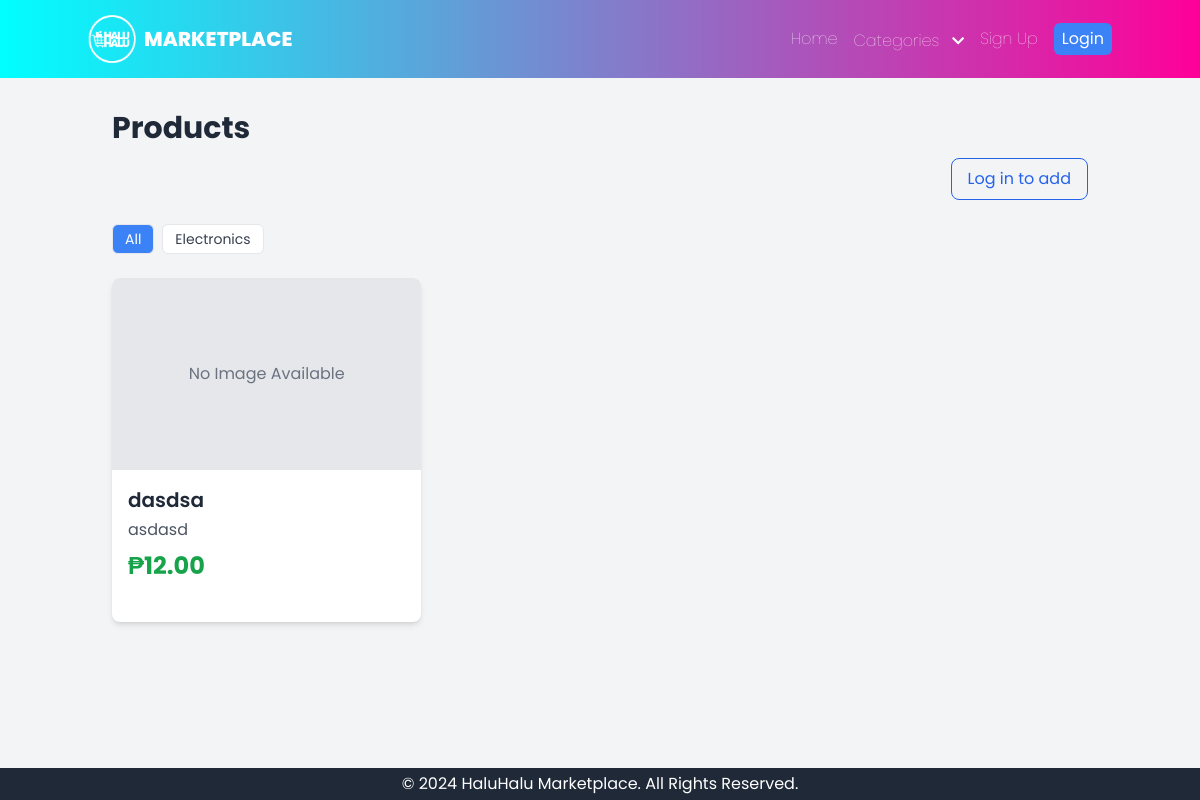
/products/, run on an earlier commit of the app's database.
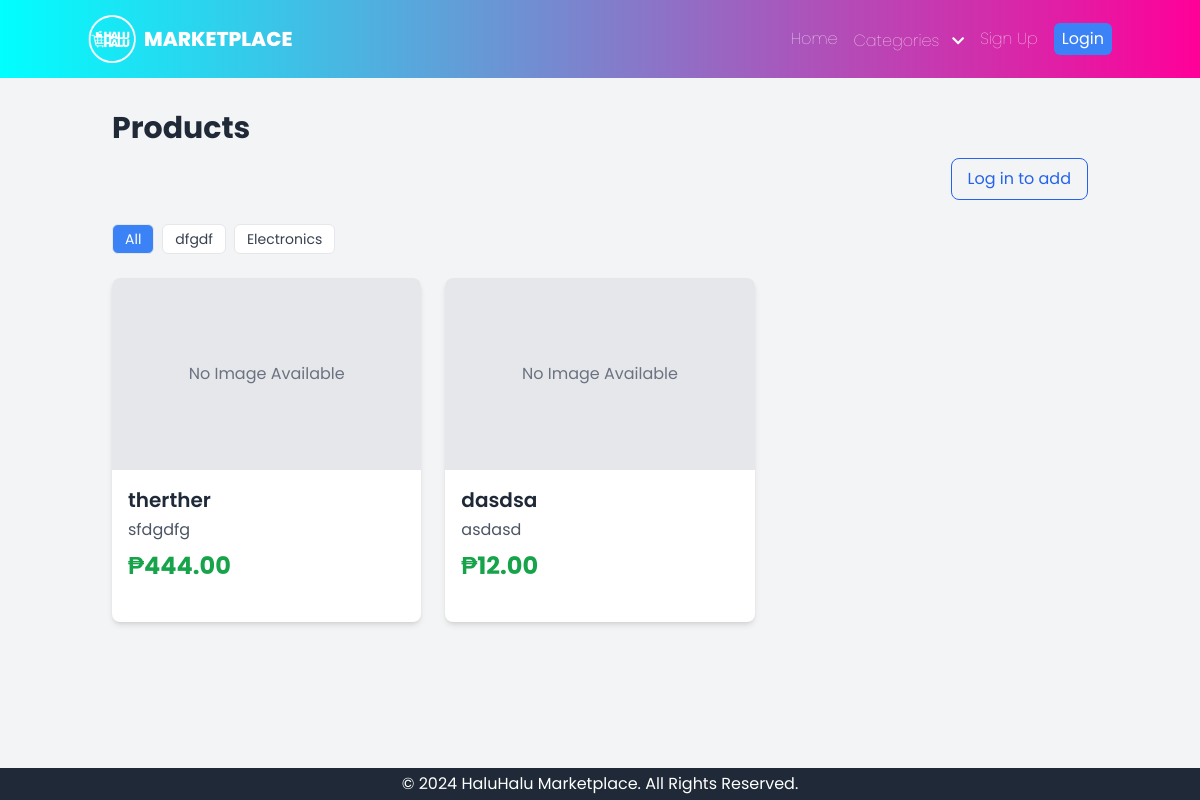
And on a later commit of the database.
### core/models.py (models this page shows, shortened)
class Product(models.Model):
    title = models.CharField(max_length=255)
    description = models.TextField()
    price = models.DecimalField(max_digits=10, decimal_places=2)
    category = models.CharField(max_length=100)
    image = models.ImageField(upload_to='product_images/', blank=True, null=True)
    is_sold = models.BooleanField(default=False)
    seller = models.ForeignKey(settings.AUTH_USER_MODEL, on_delete=models.CASCADE, related_name='products')
    posted_at = models.DateTimeField(auto_now_add=True)
    is_public = models.BooleanField(default=True)
    class Meta:
        ordering = ['-posted_at']

### core/views.py (the view)
# urls.py: path('products/', ProductListView.as_view(), name='product_list'),
class ProductListView(ListView):
    model = Product
    template_name = 'core/product_list.html'
    context_object_name = 'products'
    paginate_by = 10
    def get_queryset(self):
        queryset = super().get_queryset()
        category_name = self.kwargs.get('category_name')
        if category_name:
            queryset = queryset.filter(category__iexact=category_name)
        return queryset
    def get_context_data(self, **kwargs):
        context = super().get_context_data(**kwargs)
        context['selected_category'] = self.kwargs.get('category_name')
        context['categories'] = Product.objects.values_list('category', flat=True).distinct()
        return context

### core/context_processors.py (called while the page is built)
def categories_processor(request):
    unique_categories = Product.objects.values_list('category', flat=True).distinct().order_by('category')
    return {'categories': unique_categories}

### core/templates/core/product_list.html (shortened to what this page needs)
{% extends 'base.html' %}
{% block content %}
<h1 class="text-3xl font-bold text-gray-800 mb-3">Products</h1>
<div class="mb-6 flex justify-end">
  {% if user.is_authenticated %}
    <a href="{% url 'product_add' %}"
       class="inline-flex items-center gap-2 px-4 py-2 rounded-lg bg-blue-600 text-white hover:bg-blue-700">
      <span class="text-xl leading-none">＋</span> Add Product
    </a>
  {% else %}
    <a href="{% url 'login' %}?next={% url 'product_add' %}"
       class="inline-flex items-center gap-2 px-4 py-2 rounded-lg border border-blue-600 text-blue-600 hover:bg-blue-50">
      Log in to add
    </a>
  {% endif %}
</div>
<div class="mb-6 flex flex-wrap gap-2">
    <a href="{% url 'product_list' %}"
       class="px-3 py-1 rounded-md text-sm border {% if not selected_category %}bg-blue-500 text-white{% else %}bg-white text-gray-700 hover:bg-gray-100{% endif %}">
        All
    </a>
    {% for category in categories %}
        <a href="{% url 'category_list' category %}"
           class="px-3 py-1 rounded-md text-sm border {% if selected_category == category %}bg-blue-500 text-white{% else %}bg-white text-gray-700 hover:bg-gray-100{% endif %}">
            {{ category }}
        </a>
    {% endfor %}
</div>
<div class="grid grid-cols-1 sm:grid-cols-2 lg:grid-cols-3 xl:grid-cols-4 gap-6">
    {% for product in products %}
        <div class="bg-white rounded-lg shadow-md overflow-hidden transition-transform duration-200 hover:scale-105">
            <a href="{% url 'product_detail' product.pk %}">
                {% if product.image %}
                    <img src="{{ product.image.url }}" alt="{{ product.title }}" class="w-full h-48 object-cover">
                {% else %}
                    <div class="w-full h-48 flex items-center justify-center bg-gray-200 text-gray-500">
                        No Image Available
                    </div>
                {% endif %}
            </a>
            <div class="p-4 flex flex-col h-full">
                <h2 class="text-xl font-semibold text-gray-800">{{ product.title }}</h2>
                <p class="text-gray-600 mt-1 line-clamp-2">{{ product.description }}</p>
                <p class="mt-2 text-2xl font-bold text-green-600">₱{{ product.price }}</p>
            </div>
        </div>
    {% empty %}
        <p class="col-span-full text-center text-gray-600">No products available yet.</p>
    {% endfor %}
</div>
{% endblock %}

What changed in the data, as far as the page shows it:
added Product: image "No Image Available", title "therther", description "sfdgdfg", price "444.00"
Also different on the page:
new list line: "dfgdf"
